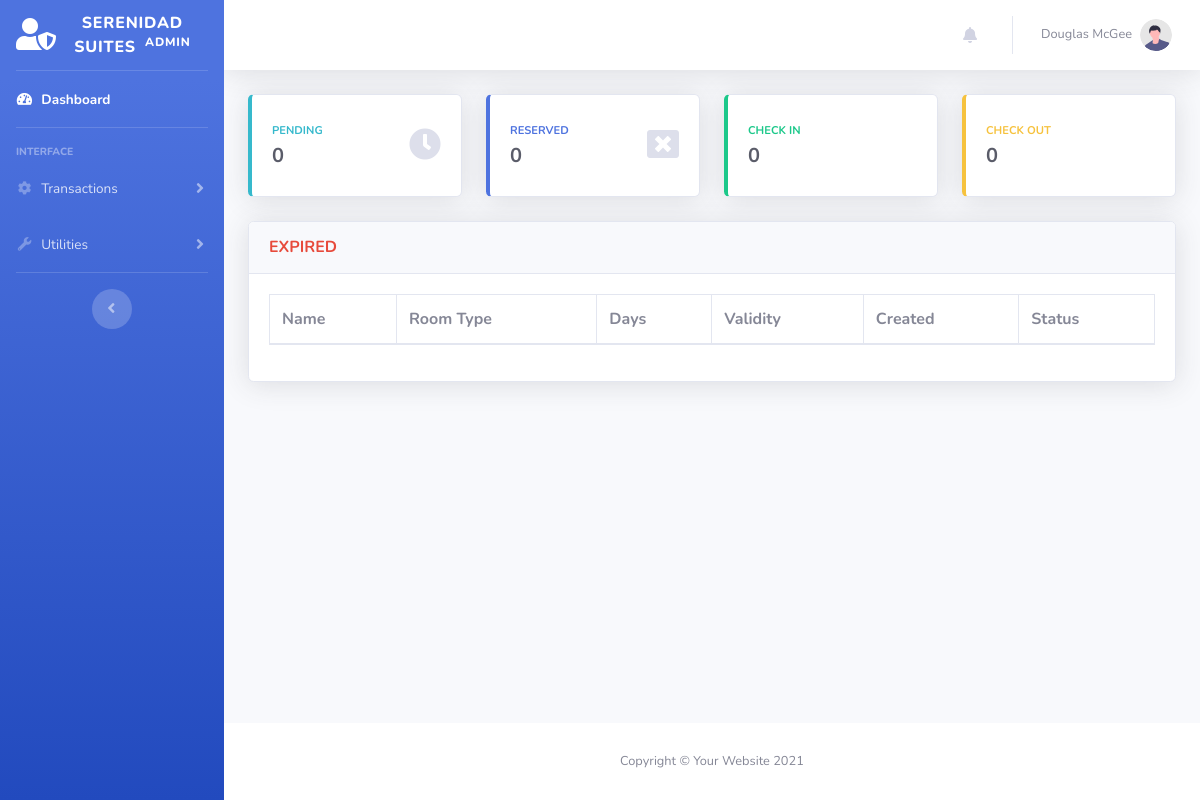
Page /admin/reservation-expired.php on the earlier database version.
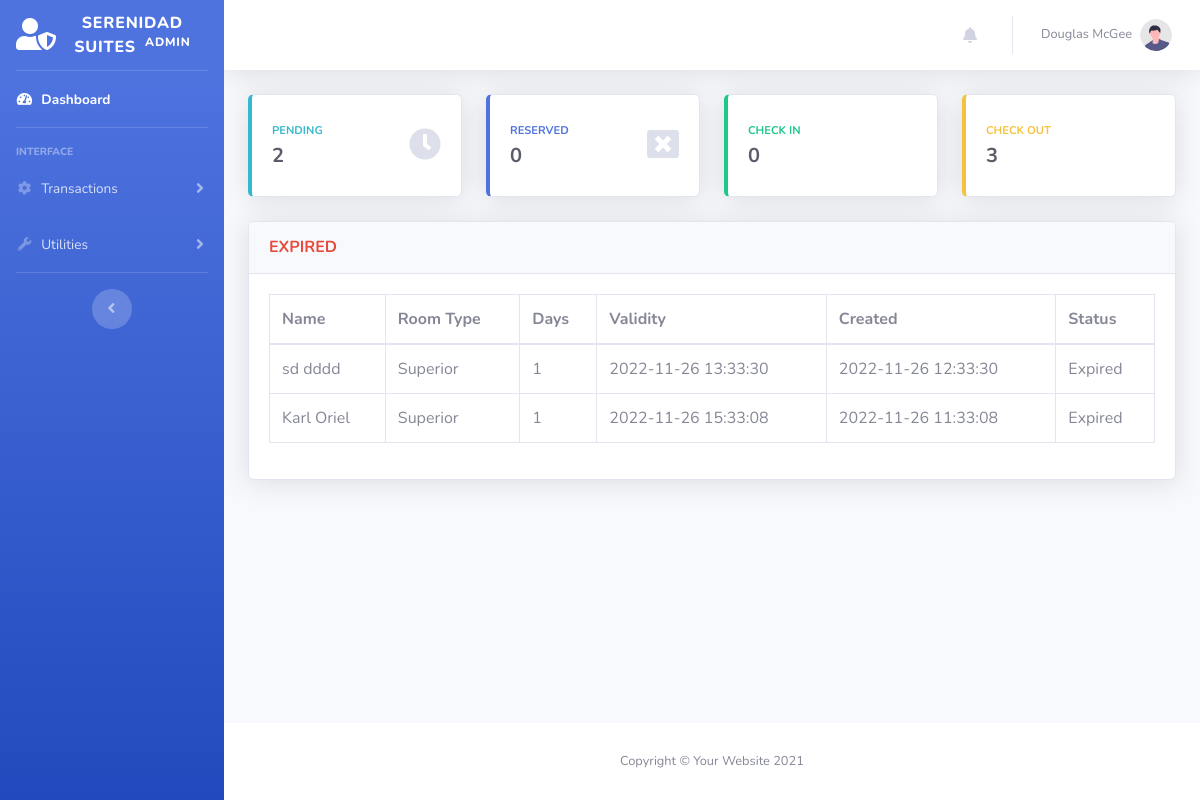
Same page on the later database version.
### tables this page shows
CREATE TABLE `transactions` (
  `id` int NOT NULL,
  `guest_id` int NOT NULL,
  `room_id` int NOT NULL,
  `room_no` int DEFAULT NULL,
  `extra_bed` tinyint NOT NULL DEFAULT '0',
  `status` varchar(50) DEFAULT NULL,
  `days` int DEFAULT NULL,
  `checkin` varchar(50) DEFAULT NULL,
  `checkin_time` varchar(50) DEFAULT NULL,
  `checkout` varchar(50) DEFAULT NULL,
  `checkout_time` varchar(50) DEFAULT NULL,
  `bill` varchar(50) DEFAULT NULL,
  `balance` int NOT NULL DEFAULT '0',
  `payment` int NOT NULL DEFAULT '0',
  `is_payment_full` tinyint NOT NULL DEFAULT '0',
  `payment_at` datetime DEFAULT NULL,
  `valid_until` varchar(50) DEFAULT NULL,
  `is_unread` tinyint(1) NOT NULL DEFAULT '1',
  `created_at` datetime DEFAULT NULL,
  `updated_at` datetime DEFAULT NULL
);

CREATE TABLE `guest` (
  `id` int NOT NULL,
  `uuid` varchar(255) DEFAULT NULL,
  `firstname` varchar(50) NOT NULL,
  `middlename` varchar(30) NOT NULL,
  `lastname` varchar(40) NOT NULL,
  `address` varchar(191) DEFAULT NULL,
  `contactno` varchar(20) NOT NULL,
  `created_at` datetime DEFAULT NULL,
  `updated_at` datetime DEFAULT NULL
);

CREATE TABLE `room` (
  `id` int NOT NULL,
  `room_type` varchar(50) NOT NULL,
  `price` varchar(11) NOT NULL,
  `photo` varchar(100) NOT NULL
);

### models/Model.php (called while the page is built, shortened)
<?php
class Model
{
    protected $host = "localhost";
    protected $database = "db_hor";
    protected $username = "root";
    protected $password = "admin";
    protected $pdo;
    protected $stmt;
    public function connect(){
        try {
            $this->pdo = new PDO("mysql:host={$this->host};dbname={$this->database};charset=utf8","{$this->username}","{$this->password}");
            $this->pdo->setAttribute(PDO::ATTR_ERRMODE, PDO::ERRMODE_EXCEPTION);
            $this->pdo->setAttribute(PDO::ATTR_DEFAULT_FETCH_MODE, PDO::FETCH_ASSOC);
        } catch (PDOException $e) {
            echo $e->getMessage();
        }
    }
    public function setQuery($qry){
        $this->qry = $qry;
        $this->stmt = $this->pdo->query($this->qry);
        return $this;
    }
    public function getAll(){
        try {
            return $this->stmt->fetchAll();
        } catch (PDOException $e) {
            return $e->getMessage();
        }
    }
    public function getFirst(){
        try {
            $data =  $this->stmt->fetch();
            return (object) $data;
        } catch (PDOException $e) {
            return $e->getMessage();
        }
    }
}

### models/Transaction.php (called while the page is built, shortened)
<?php
Class Transaction extends Model {
    public function getExpiredTransactions(){
        return $this->setQuery("SELECT
                                A.*,
                                B.firstname,
                                B.middlename,
                                B.lastname,
                                B.address,
                                B.contactno,
                                C.room_type,
                                C.price,
                                C.photo
                                FROM `transactions` as A
                                LEFT JOIN `guest` as B
                                ON A.guest_id = B.id
                                LEFT JOIN `room` as C
                                ON A.room_id = C.id
                                WHERE A.status = 'Expired'
                                ORDER BY A.created_at DESC
                                ")
                                ->getAll();
    }
}

### admin/reservation-expired.php (the view, shortened to what this page needs)
<?php
$connection = new Transaction();
$EXPIRED = $connection->getExpiredTransactions();
?>
<?php include('includes/header.php') ?>
<body id="page-top">
    <div id="wrapper">
        <?php include('includes/sidebar.php') ?>
        <div id="content-wrapper" class="d-flex flex-column">
            <div id="content">
                    <?php include('includes/topbar.php') ?>
                <div class="container-fluid">
                    <div class="row">
                        <?php include('includes/count-cards.php') ?>
                    </div>
                    <div class="card shadow mb-4">
                        <div class="card-header py-3">
                            <h6 class="m-0 font-weight-bold text-danger">EXPIRED </h6>
                        </div>
                        <div class="card-body">
                            <div class="table-responsive">
                                <table class="table table-bordered" id="dataTable" width="100%" cellspacing="0">
                                <thead>
                                    <tr>
                                        <th>Name</th>
                                        <th>Room Type</th>
                                        <th>Days</th>
                                        <th>Validity</th>
                                        <th>Created</th>
                                        <th>Status</th>
                                    </tr>
                                </thead>
                                <tbody>
                                    <?php
                                        foreach ($EXPIRED as $key => $value) {
                                    ?>
                                    <tr>
                                        <td><?= $value['firstname']." ".$value['lastname']?></td>
                                        <td><?= $value['room_type']?></td>
                                        <td><?= $value['days']?></td>
                                        <td><?= $value['valid_until']?></td>
                                        <td><?= $value['created_at']?></td>
                                        <td><?= $value['status']?></td>
                                    </tr>
                                    <?php
                                        }
                                    ?>
                                </tbody>
                            </table>
                            </div>
                        </div>
                    </div>
                </div>
            </div>
            <?php include('includes/footer.php') ?>
        </div>
    </div>
</body>
</html>

### admin/includes/header.php (shortened to what this page needs)
<!DOCTYPE html>
<php lang="en">
<head>
    <link href="vendor/fontawesome-free/css/all.min.css" rel="stylesheet" type="text/css">
    <link href="css/sb-admin-2.min.css" rel="stylesheet">
    <link href="vendor/datatables/dataTables.bootstrap4.min.css" rel="stylesheet">
    <link rel="stylesheet" href="../vendor/datepicker/css/bootstrap-datepicker.min.css">
    <link rel="stylesheet" href="../vendor/datepicker/css/bootstrap-datepicker.standalone.min.css">
</head>

### admin/includes/sidebar.php (shortened to what this page needs)
<ul class="navbar-nav bg-gradient-primary sidebar sidebar-dark accordion" id="accordionSidebar">
    <a class="sidebar-brand d-flex align-items-center justify-content-center" href="index.php">
        <div class="sidebar-brand-icon ">
            <i class="fas fa-user-shield"></i>
        </div>
        <div class="sidebar-brand-text mx-3">Serenidad Suites <sup class="ml-1">Admin</sup></div>
    </a>
    <hr class="sidebar-divider my-0">
    <li class="nav-item active">
        <a class="nav-link" href="index.php">
            <i class="fas fa-fw fa-tachometer-alt"></i>
            <span>Dashboard</span></a>
    </li>
    <hr class="sidebar-divider">
    <div class="sidebar-heading">
        Interface
    </div>
    <li class="nav-item">
        <a class="nav-link collapsed" href="#" data-toggle="collapse" data-target="#collapseTwo"
            aria-expanded="true" aria-controls="collapseTwo">
            <i class="fas fa-fw fa-cog"></i>
            <span> Transactions </span>
        </a>
    </li>
    <li class="nav-item">
        <a class="nav-link collapsed" href="#" data-toggle="collapse" data-target="#collapseUtilities"
            aria-expanded="true" aria-controls="collapseUtilities">
            <i class="fas fa-fw fa-wrench"></i>
            <span>Utilities</span>
        </a>
    </li>
    <hr class="sidebar-divider d-none d-md-block">
    <div class="text-center d-none d-md-inline">
        <button class="rounded-circle border-0" id="sidebarToggle"></button>
    </div>
</ul>

### admin/includes/topbar.php (shortened to what this page needs)
<nav class="navbar navbar-expand navbar-light bg-white topbar mb-4 static-top shadow">
    <ul class="navbar-nav ml-auto">
        <li class="nav-item dropdown no-arrow mx-1" >
            <a class="nav-link dropdown-toggle" href="#" id="alertsDropdown" role="button"
                data-toggle="dropdown" aria-haspopup="true" aria-expanded="false" onlick="test">
                <i class="fas fa-bell fa-fw"></i>
            </a>
        </li>
        <li class="nav-item dropdown no-arrow">
            <a class="nav-link dropdown-toggle" href="#" id="userDropdown" role="button"
                data-toggle="dropdown" aria-haspopup="true" aria-expanded="false">
                <span class="mr-2 d-none d-lg-inline text-gray-600 small">Douglas McGee</span>
                <img class="img-profile rounded-circle"
                    src="img/undraw_profile.svg">
            </a>
        </li>
    </ul>
</nav>

### admin/includes/count-cards.php (shortened to what this page needs)
<?php
$connection = new Transaction();
$pendingCount = $connection->setQuery("SELECT Count(id) AS count FROM `transactions`   WHERE `status` LIKE 'Pending' OR `status` LIKE 'Expired'")->getFirst();
$reservedCount = $connection->setQuery("SELECT Count(id) AS count FROM `transactions`   WHERE `status` LIKE 'Reserved'")->getFirst();
$checkinCount = $connection->setQuery("SELECT Count(id) AS count FROM `transactions`   WHERE `status` LIKE 'Check In'")->getFirst();
$checkoutCount = $connection->setQuery("SELECT Count(id) AS count FROM `transactions`   WHERE `status` LIKE 'Check Out'")->getFirst();
?>
<div class="col-xl-3 col-md-6 mb-4 clickTo" onclick="window.location = 'index.php'">
    <div class="card border-left-info shadow h-100 py-2">
        <div class="card-body">
            <div class="row no-gutters align-items-center">
                <div class="col mr-2">
                    <div class="text-xs font-weight-bold text-info text-uppercase mb-1">
                        PENDING</div>
                    <div class="h5 mb-0 font-weight-bold text-gray-800"> <?= $pendingCount->count ?> </div>
                </div>
                <div class="col-auto">
                    <i class="fas fa-clock fa-2x text-gray-300"></i>
                </div>
            </div>
        </div>
    </div>
</div>
<div class="col-xl-3 col-md-6 mb-4 clickTo" onclick="window.location = 'reservation-reserved.php'">
    <div class="card border-left-primary shadow h-100 py-2">
        <div class="card-body">
            <div class="row no-gutters align-items-center">
                <div class="col mr-2">
                    <div class="text-xs font-weight-bold text-primary text-uppercase mb-1">
                        RESERVED</div>
                    <div class="h5 mb-0 font-weight-bold text-gray-800"> <?= $reservedCount->count ?> </div>
                </div>
                <div class="col-auto">
                    <i class="fas fa-window-close fa-2x text-gray-300"></i>
                </div>
            </div>
        </div>
    </div>
</div>
<div class="col-xl-3 col-md-6 mb-4 clickTo" onclick="window.location = 'reservation-checkin.php'">
    <div class="card border-left-success shadow h-100 py-2">
        <div class="card-body">
            <div class="row no-gutters align-items-center">
                <div class="col mr-2">
                    <div class="text-xs font-weight-bold text-success text-uppercase mb-1">
                        CHECK IN</div>
                    <div class="h5 mb-0 font-weight-bold text-gray-800"> <?= $checkinCount->count ?> </div>
                </div>
            </div>
        </div>
    </div>
</div>
<div class="col-xl-3 col-md-6 mb-4 clickTo" onclick="window.location = 'reservation-checkout.php'">
    <div class="card border-left-warning shadow h-100 py-2">
        <div class="card-body">
            <div class="row no-gutters align-items-center">
                <div class="col mr-2">
                    <div class="text-xs font-weight-bold text-warning text-uppercase mb-1">
                        CHECK OUT</div>
                    <div class="h5 mb-0 font-weight-bold text-gray-800"> <?= $checkoutCount->count ?> </div>
                </div>
            </div>
        </div>
    </div>
</div>

### admin/includes/footer.php
<footer class="sticky-footer bg-white">
    <div class="container my-auto">
        <div class="copyright text-center my-auto">
            <span>Copyright &copy; Your Website 2021</span>
        </div>
    </div>
</footer>

### admin/includes/count-cards.php (style rules this page uses)
.clickTo { cursor: pointer; }

Differences in the rows shown:
added transactions: guest.firstname "sd", guest.lastname "dddd", room.room_type "Superior", days "1", valid_until "2022-11-26 13:33:30", created_at "2022-11-26 12:33:30", status "Expired"
added transactions: guest.firstname "Karl", guest.lastname "Oriel", room.room_type "Superior", days "1", valid_until "2022-11-26 15:33:08", created_at "2022-11-26 11:33:08", status "Expired"
Other differences:
$pendingCount->count: "0" → "2"
$checkoutCount->count: "0" → "3"
